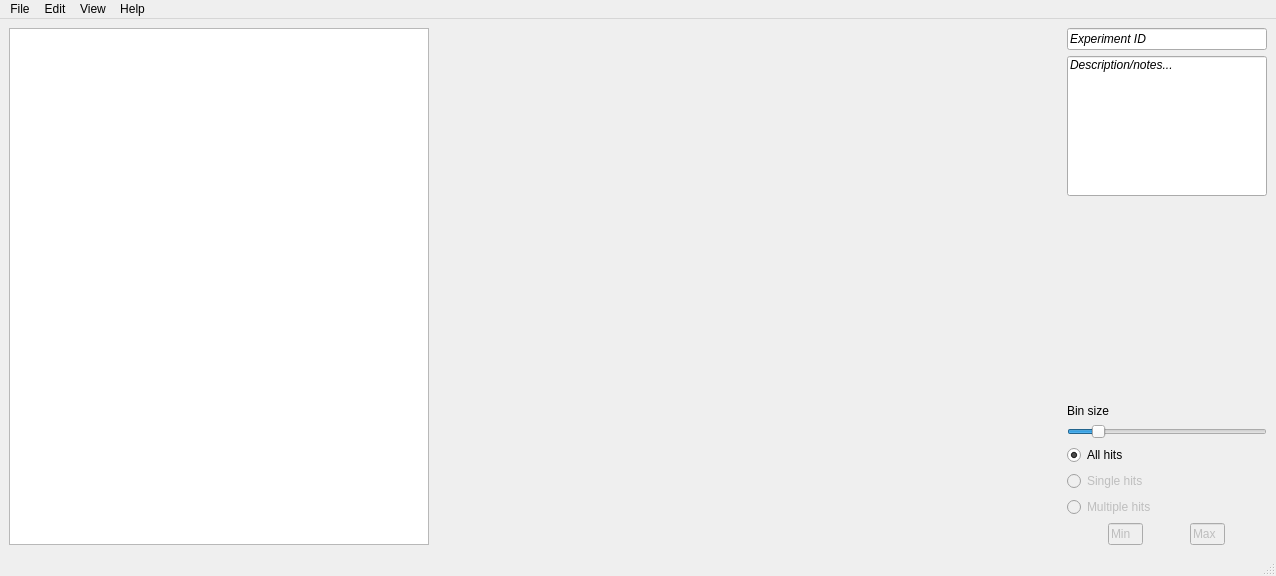
<?xml version="1.0" encoding="UTF-8"?>
<ui version="4.0">
 <class>MassRep</class>
 <widget class="QMainWindow" name="MassRep">
  <property name="geometry">
   <rect>
    <x>0</x>
    <y>0</y>
    <width>1276</width>
    <height>576</height>
   </rect>
  </property>
  <property name="windowTitle">
   <string>MainWindow</string>
  </property>
  <widget class="QWidget" name="centralwidget">
   <layout class="QHBoxLayout" name="horizontalLayout_3">
    <item>
     <layout class="QHBoxLayout" name="horizontalLayout_2">
      <item>
       <widget class="QSplitter" name="splitter">
        <property name="orientation">
         <enum>Qt::Vertical</enum>
        </property>
        <widget class="QTableView" name="rangedTable">
         <property name="sizePolicy">
          <sizepolicy hsizetype="MinimumExpanding" vsizetype="Expanding">
           <horstretch>0</horstretch>
           <verstretch>0</verstretch>
          </sizepolicy>
         </property>
         <property name="minimumSize">
          <size>
           <width>420</width>
           <height>335</height>
          </size>
         </property>
         <property name="maximumSize">
          <size>
           <width>430</width>
           <height>16777215</height>
          </size>
         </property>
         <property name="frameShadow">
          <enum>QFrame::Sunken</enum>
         </property>
         <property name="editTriggers">
          <set>QAbstractItemView::AnyKeyPressed|QAbstractItemView::DoubleClicked|QAbstractItemView::EditKeyPressed</set>
         </property>
         <property name="dragDropMode">
          <enum>QAbstractItemView::DropOnly</enum>
         </property>
         <property name="selectionBehavior">
          <enum>QAbstractItemView::SelectRows</enum>
         </property>
         <property name="gridStyle">
          <enum>Qt::SolidLine</enum>
         </property>
         <property name="sortingEnabled">
          <bool>true</bool>
         </property>
         <attribute name="horizontalHeaderDefaultSectionSize">
          <number>65</number>
         </attribute>
         <attribute name="horizontalHeaderMinimumSectionSize">
          <number>20</number>
         </attribute>
         <attribute name="horizontalHeaderStretchLastSection">
          <bool>true</bool>
         </attribute>
         <attribute name="verticalHeaderStretchLastSection">
          <bool>false</bool>
         </attribute>
        </widget>
       </widget>
      </item>
      <item>
       <widget class="QFrame" name="workingFrame">
        <property name="sizePolicy">
         <sizepolicy hsizetype="MinimumExpanding" vsizetype="MinimumExpanding">
          <horstretch>0</horstretch>
          <verstretch>0</verstretch>
         </sizepolicy>
        </property>
        <property name="minimumSize">
         <size>
          <width>550</width>
          <height>350</height>
         </size>
        </property>
       </widget>
      </item>
      <item>
       <layout class="QVBoxLayout" name="right_panel">
        <item>
         <widget class="QLineEdit" name="experimentIDLineEdit">
          <property name="sizePolicy">
           <sizepolicy hsizetype="Preferred" vsizetype="Fixed">
            <horstretch>0</horstretch>
            <verstretch>0</verstretch>
           </sizepolicy>
          </property>
          <property name="minimumSize">
           <size>
            <width>200</width>
            <height>0</height>
           </size>
          </property>
          <property name="maximumSize">
           <size>
            <width>200</width>
            <height>16777215</height>
           </size>
          </property>
          <property name="font">
           <font>
            <family>Helvetica Neue</family>
            <italic>true</italic>
           </font>
          </property>
          <property name="text">
           <string>Experiment ID</string>
          </property>
         </widget>
        </item>
        <item>
         <widget class="QLineEdit" name="experimentdescriptionLineEdit">
          <property name="sizePolicy">
           <sizepolicy hsizetype="Preferred" vsizetype="MinimumExpanding">
            <horstretch>0</horstretch>
            <verstretch>0</verstretch>
           </sizepolicy>
          </property>
          <property name="minimumSize">
           <size>
            <width>200</width>
            <height>140</height>
           </size>
          </property>
          <property name="maximumSize">
           <size>
            <width>200</width>
            <height>140</height>
           </size>
          </property>
          <property name="font">
           <font>
            <family>Helvetica Neue</family>
            <italic>true</italic>
           </font>
          </property>
          <property name="text">
           <string>Description/notes...</string>
          </property>
          <property name="frame">
           <bool>true</bool>
          </property>
          <property name="alignment">
           <set>Qt::AlignLeading|Qt::AlignLeft|Qt::AlignTop</set>
          </property>
         </widget>
        </item>
        <item>
         <spacer name="verticalSpacer_2">
          <property name="orientation">
           <enum>Qt::Vertical</enum>
          </property>
          <property name="sizeHint" stdset="0">
           <size>
            <width>20</width>
            <height>40</height>
           </size>
          </property>
         </spacer>
        </item>
        <item>
         <layout class="QVBoxLayout" name="bin_size">
          <item>
           <widget class="QLabel" name="binsizeLabel">
            <property name="text">
             <string>Bin size</string>
            </property>
           </widget>
          </item>
          <item>
           <widget class="QSlider" name="binsizeSlider">
            <property name="sizePolicy">
             <sizepolicy hsizetype="Preferred" vsizetype="Fixed">
              <horstretch>0</horstretch>
              <verstretch>0</verstretch>
             </sizepolicy>
            </property>
            <property name="minimum">
             <number>250</number>
            </property>
            <property name="maximum">
             <number>6000</number>
            </property>
            <property name="singleStep">
             <number>10</number>
            </property>
            <property name="value">
             <number>1000</number>
            </property>
            <property name="orientation">
             <enum>Qt::Horizontal</enum>
            </property>
            <property name="tickPosition">
             <enum>QSlider::NoTicks</enum>
            </property>
           </widget>
          </item>
         </layout>
        </item>
        <item>
         <layout class="QVBoxLayout" name="hits">
          <item>
           <widget class="QRadioButton" name="allhitsRadioButton">
            <property name="text">
             <string>All hits</string>
            </property>
            <property name="checked">
             <bool>true</bool>
            </property>
           </widget>
          </item>
          <item>
           <widget class="QRadioButton" name="singlehitsRadioButton">
            <property name="enabled">
             <bool>false</bool>
            </property>
            <property name="text">
             <string>Single hits</string>
            </property>
           </widget>
          </item>
          <item>
           <widget class="QRadioButton" name="multiplehitsRadioButton">
            <property name="enabled">
             <bool>false</bool>
            </property>
            <property name="text">
             <string>Multiple hits</string>
            </property>
           </widget>
          </item>
          <item>
           <layout class="QHBoxLayout" name="horizontalLayout">
            <item>
             <widget class="QLineEdit" name="minhitsLineEdit">
              <property name="enabled">
               <bool>false</bool>
              </property>
              <property name="sizePolicy">
               <sizepolicy hsizetype="Minimum" vsizetype="Fixed">
                <horstretch>0</horstretch>
                <verstretch>0</verstretch>
               </sizepolicy>
              </property>
              <property name="minimumSize">
               <size>
                <width>35</width>
                <height>0</height>
               </size>
              </property>
              <property name="maximumSize">
               <size>
                <width>35</width>
                <height>16777215</height>
               </size>
              </property>
              <property name="baseSize">
               <size>
                <width>75</width>
                <height>0</height>
               </size>
              </property>
              <property name="text">
               <string>Min</string>
              </property>
              <property name="maxLength">
               <number>3</number>
              </property>
             </widget>
            </item>
            <item>
             <widget class="QLineEdit" name="maxhitsLineEdit">
              <property name="enabled">
               <bool>false</bool>
              </property>
              <property name="sizePolicy">
               <sizepolicy hsizetype="Minimum" vsizetype="Fixed">
                <horstretch>0</horstretch>
                <verstretch>0</verstretch>
               </sizepolicy>
              </property>
              <property name="minimumSize">
               <size>
                <width>35</width>
                <height>10</height>
               </size>
              </property>
              <property name="maximumSize">
               <size>
                <width>35</width>
                <height>16777215</height>
               </size>
              </property>
              <property name="baseSize">
               <size>
                <width>75</width>
                <height>10</height>
               </size>
              </property>
              <property name="text">
               <string>Max</string>
              </property>
              <property name="maxLength">
               <number>3</number>
              </property>
             </widget>
            </item>
           </layout>
          </item>
         </layout>
        </item>
       </layout>
      </item>
     </layout>
    </item>
   </layout>
  </widget>
  <widget class="QMenuBar" name="menubar">
   <property name="geometry">
    <rect>
     <x>0</x>
     <y>0</y>
     <width>1276</width>
     <height>22</height>
    </rect>
   </property>
   <widget class="QMenu" name="menuFile">
    <property name="title">
     <string>File</string>
    </property>
    <addaction name="separator"/>
    <addaction name="actionLoad"/>
    <addaction name="separator"/>
   </widget>
   <widget class="QMenu" name="menuHelp">
    <property name="title">
     <string>Help</string>
    </property>
    <addaction name="actionAbout"/>
   </widget>
   <widget class="QMenu" name="menuEdit">
    <property name="title">
     <string>Edit</string>
    </property>
    <widget class="QMenu" name="menuLoad">
     <property name="title">
      <string>Load...</string>
     </property>
     <addaction name="action_LoadRNG"/>
     <addaction name="action_LoadJSON"/>
    </widget>
    <widget class="QMenu" name="menuExport_as">
     <property name="title">
      <string>Export as...</string>
     </property>
     <addaction name="action_ExportAsRNG"/>
     <addaction name="action_ExportAsJSON"/>
    </widget>
    <addaction name="actionUndo"/>
    <addaction name="actionRedo"/>
    <addaction name="separator"/>
    <addaction name="menuLoad"/>
    <addaction name="menuExport_as"/>
   </widget>
   <widget class="QMenu" name="menuView">
    <property name="title">
     <string>View</string>
    </property>
    <addaction name="actionTools"/>
   </widget>
   <addaction name="menuFile"/>
   <addaction name="menuEdit"/>
   <addaction name="menuView"/>
   <addaction name="menuHelp"/>
  </widget>
  <widget class="QStatusBar" name="statusbar"/>
  <action name="actionNew">
   <property name="text">
    <string>New...</string>
   </property>
   <property name="toolTip">
    <string>Click to create a new project</string>
   </property>
   <property name="statusTip">
    <string>Create a new project</string>
   </property>
   <property name="shortcut">
    <string>Ctrl+N</string>
   </property>
  </action>
  <action name="actionOpen">
   <property name="text">
    <string>Open...</string>
   </property>
  </action>
  <action name="actionOpen_Recent">
   <property name="text">
    <string>Open Recent</string>
   </property>
  </action>
  <action name="actionLoad">
   <property name="icon">
    <iconset>
     <normaloff>../../../../.designer/backup/document_add.png</normaloff>../../../../.designer/backup/document_add.png</iconset>
   </property>
   <property name="text">
    <string>Load data...</string>
   </property>
   <property name="shortcut">
    <string>Ctrl+L</string>
   </property>
  </action>
  <action name="actionAbout">
   <property name="text">
    <string>About</string>
   </property>
  </action>
  <action name="actionSave">
   <property name="text">
    <string>Save</string>
   </property>
  </action>
  <action name="actionSave_As">
   <property name="text">
    <string>Save As...</string>
   </property>
  </action>
  <action name="actionUndo">
   <property name="text">
    <string>Undo</string>
   </property>
   <property name="shortcut">
    <string>Ctrl+Z</string>
   </property>
  </action>
  <action name="actionRedo">
   <property name="text">
    <string>Redo</string>
   </property>
   <property name="shortcut">
    <string>Ctrl+Shift+Z</string>
   </property>
  </action>
  <action name="actionHistory">
   <property name="text">
    <string>History</string>
   </property>
  </action>
  <action name="actionAs_rng">
   <property name="text">
    <string>as .rng</string>
   </property>
  </action>
  <action name="actionAs_mr">
   <property name="text">
    <string>as .mr</string>
   </property>
  </action>
  <action name="actionLoad_rng">
   <property name="text">
    <string>Load .rng</string>
   </property>
  </action>
  <action name="actionLoad_mr">
   <property name="text">
    <string>Load .mr</string>
   </property>
  </action>
  <action name="action_LoadRNG">
   <property name="text">
    <string>.rng</string>
   </property>
  </action>
  <action name="action_LoadJSON">
   <property name="text">
    <string>.json</string>
   </property>
   <property name="toolTip">
    <string>.json</string>
   </property>
  </action>
  <action name="action_ExportAsRNG">
   <property name="text">
    <string>.rng</string>
   </property>
   <property name="shortcut">
    <string>Ctrl+R</string>
   </property>
  </action>
  <action name="action_ExportAsJSON">
   <property name="text">
    <string>.json</string>
   </property>
   <property name="shortcut">
    <string>Ctrl+E</string>
   </property>
  </action>
  <action name="actionTools">
   <property name="text">
    <string>Tools</string>
   </property>
   <property name="shortcut">
    <string>Ctrl+T</string>
   </property>
  </action>
 </widget>
 <resources/>
 <connections/>
</ui>
